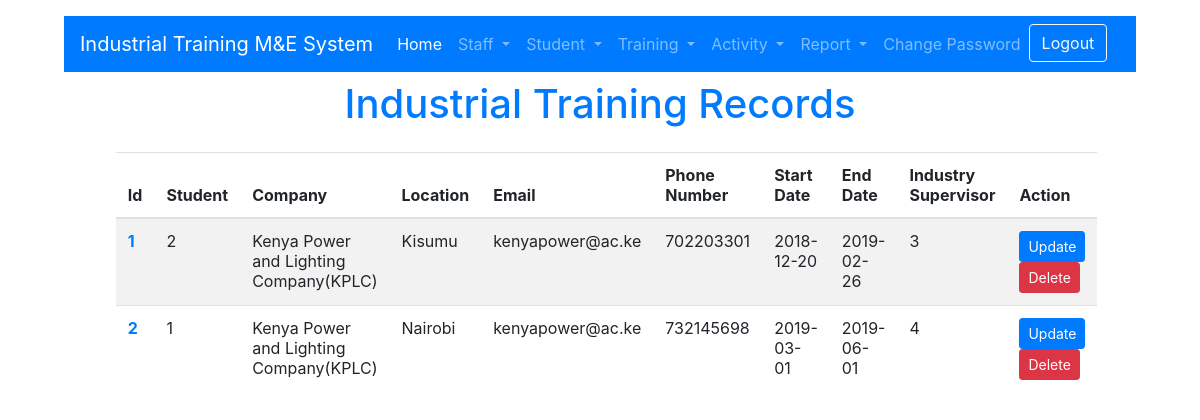
The page /SchoolSupervisor/Training/view.php on the database its author committed.
### tables this page shows
CREATE TABLE `industry` (
  `id` int(11) NOT NULL,
  `student` int(11) NOT NULL,
  `type` enum('Attachment','Internship','','') NOT NULL DEFAULT 'Attachment',
  `company` varchar(255) NOT NULL,
  `location` varchar(255) NOT NULL,
  `email` varchar(255) DEFAULT NULL,
  `phone_number` int(11) DEFAULT NULL,
  `startdate` date DEFAULT NULL,
  `enddate` date DEFAULT NULL,
  `industrysupervisor` int(11) DEFAULT NULL,
  `schoolsupervisor` int(11) NOT NULL,
  `posted` timestamp NOT NULL DEFAULT CURRENT_TIMESTAMP
);

### SchoolSupervisor/Training/view.php (the view, shortened to what this page needs)
<doctype html>
<html lang="en">
  <head>
    <link rel="stylesheet" href="../../css/bootstrap.min.css">
  </head>
  <body>
    <div class="container-fluid p-3">
        <?php  include "../navbar.php"; ?>
        <div class="row justify-content-center text-primary"><h1>Industrial Training Records</h1></div>
     <div class="row">
         <div class="col-lg-10 offset-md-1 pt-3 text-center">
             <table class="table table-striped table-hover">
                 <thead >
                <tr>
                  <th scope="col">Id</th>
                  <th scope="col">Student</th>
                  <th scope="col">Company</th>
                  <th scope="col">Location</th>
                  <th scope="col">Email</th>
                  <th scope="col">Phone Number</th>
                  <th scope="col">Start Date</th>
                  <th scope="col">End Date</th>
                  <th scope="col">Industry Supervisor</th>
                  <th scope="col">Action</th>
                </tr>
              </thead><tbody>
             <?php
              $sql="SELECT * FROM industry";
              $result=$conn->query($sql);
              if($result->num_rows > 0){
                   while($row=$result->fetch_assoc()){
                     echo ' <tr>
                  <th scope="row" class="text-primary">'.$row['id'].'</th>
                  <td >'.$row['student'].'</td>
                  <td >'.$row['company'].'</td>
                  <td>'.$row['location'].'</td>
                  <td >'.$row['email'].'</td>
                  <td >'.$row['phone_number'].'</td>
                  <td >'.$row['startdate'].'</td>
                  <td >'.$row['enddate'].'</td>
                  <td >'.$row['industrysupervisor'].'</td>
                  <td >
                      <a href="update.php?id='.$row['id'].'" class="btn btn-sm btn-primary">Update</a>
                      <a href="delete.php?delete='.$row['id'].'" class="btn btn-sm btn-danger">Delete</a>
                  </td>
                </tr>';
                 }
              }else{
                   echo '<div class="alert alert-danger">'.$conn->error.'</div>';
              }
               ?>
                  </tbody>
                  </table>
         </div>
    </div>
    </div>
  </body>
</html>

### rows shown on the page
industry: id "1", student "2", company "Kenya Power and Lighting Company(KPLC)", location "Kisumu", email "kenyapower@ac.ke", phone_number "702203301", startdate "2018-12-20", enddate "2019-02-26", industrysupervisor "3"
industry: id "2", student "1", company "Kenya Power and Lighting Company(KPLC)", location "Nairobi", email "kenyapower@ac.ke", phone_number "732145698", startdate "2019-03-01", enddate "2019-06-01", industrysupervisor "4"
